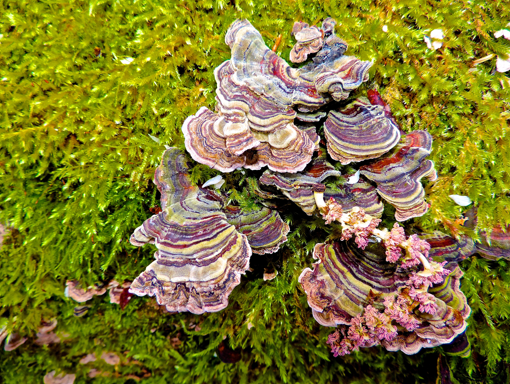
#> input picture demo/ImageToBeProcessed/0026x4.png, 510 x 384 px; its folder holds 4 pictures in this run
$ python ImageProcessor.py   (older library calls are emulated)
#> lines starting #> are read from the running program, lines starting #| are printed output that depends on the picture
from PIL import Image
import os
import numpy as np

CWD_PATH = os.getcwd()
PATH_TO_PROCESS = os.path.join(CWD_PATH,'ImageToBeProcessed')
for filename in os.listdir(PATH_TO_PROCESS):
    image = Image.open(os.path.join(PATH_TO_PROCESS,filename))
#> image is the input picture: PIL image 510x384 RGB; mean R, G, B 128.4, 120.9, 49.9
    image = image.resize((140,160),Image.ANTIALIAS)
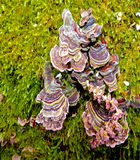
#> image: PIL image 140x160 RGB; mean R, G, B 128.5, 121, 50.1
    image.save(os.path.join(CWD_PATH,'LowQuality',filename),quality=25)
#> pass 2 of the loop `for filename in os.listdir(PATH_TO_PROCESS):`:
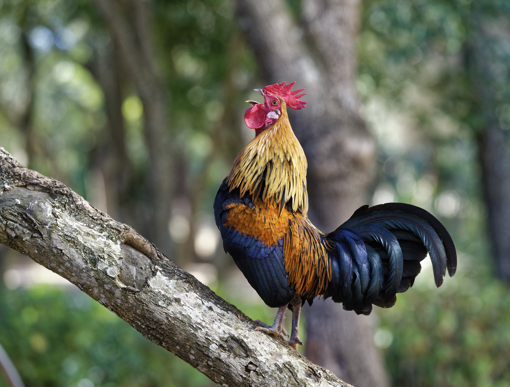
#> input picture demo/ImageToBeProcessed/0027x4.png, 510 x 387 px
#> image is the input picture: PIL image 510x387 RGB; mean R, G, B 101.2, 105.1, 88.7
#> `image = image.resize((140,160),Image.ANTIALIAS)`:
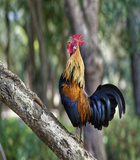
#> image: PIL image 140x160 RGB; mean R, G, B 101.2, 105.1, 88.7
#> pass 3 of the loop `for filename in os.listdir(PATH_TO_PROCESS):`:
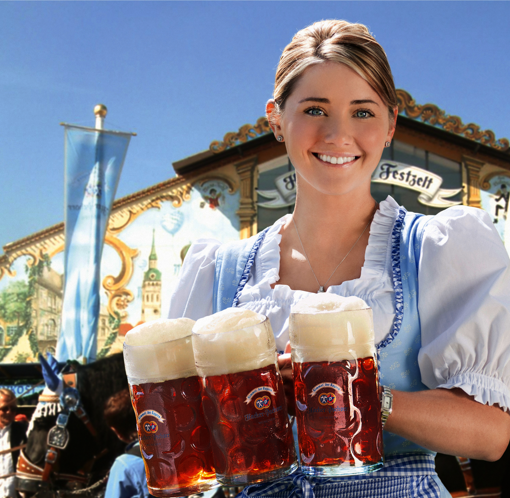
#> input picture demo/ImageToBeProcessed/0028x4.png, 510 x 498 px
#> image is the input picture: PIL image 510x498 RGB; mean R, G, B 134.2, 130.3, 138.8
#> `image = image.resize((140,160),Image.ANTIALIAS)`:
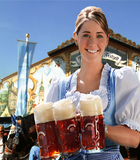
#> image: PIL image 140x160 RGB; mean R, G, B 134.2, 130.3, 138.8
#> the loop made 4 passes; the first 3 are shown
